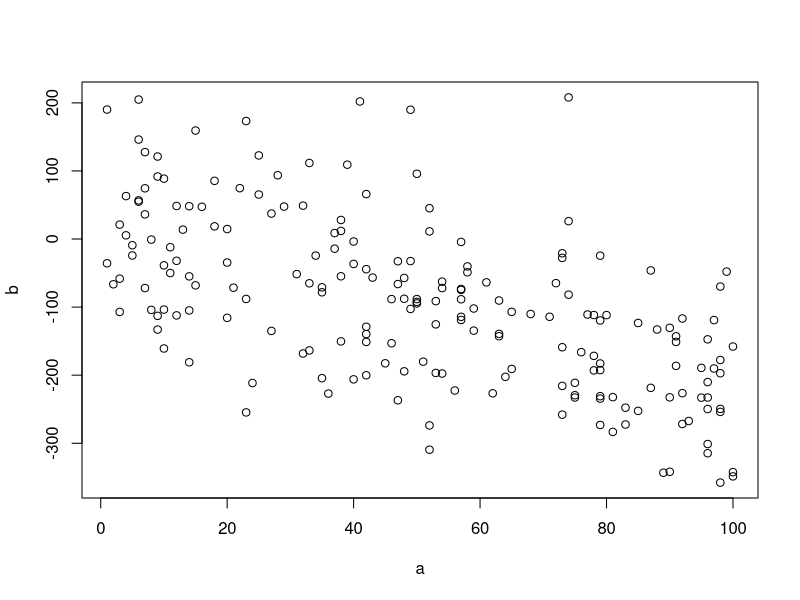

The R script that drew this image:
## Regresszió teszt
x <- sample(1:100, 200, replace = TRUE)
y <- -2 * x + rnorm(n = 200, mean = 1, sd = 100)

## adattábla létrehozás
adat <- data.frame(a = x, b = y)

## Ábrázolás adattáblával
plot(b ~ a, data = adat)

## Korreláció
cov(x,y)
cor(x,y)
